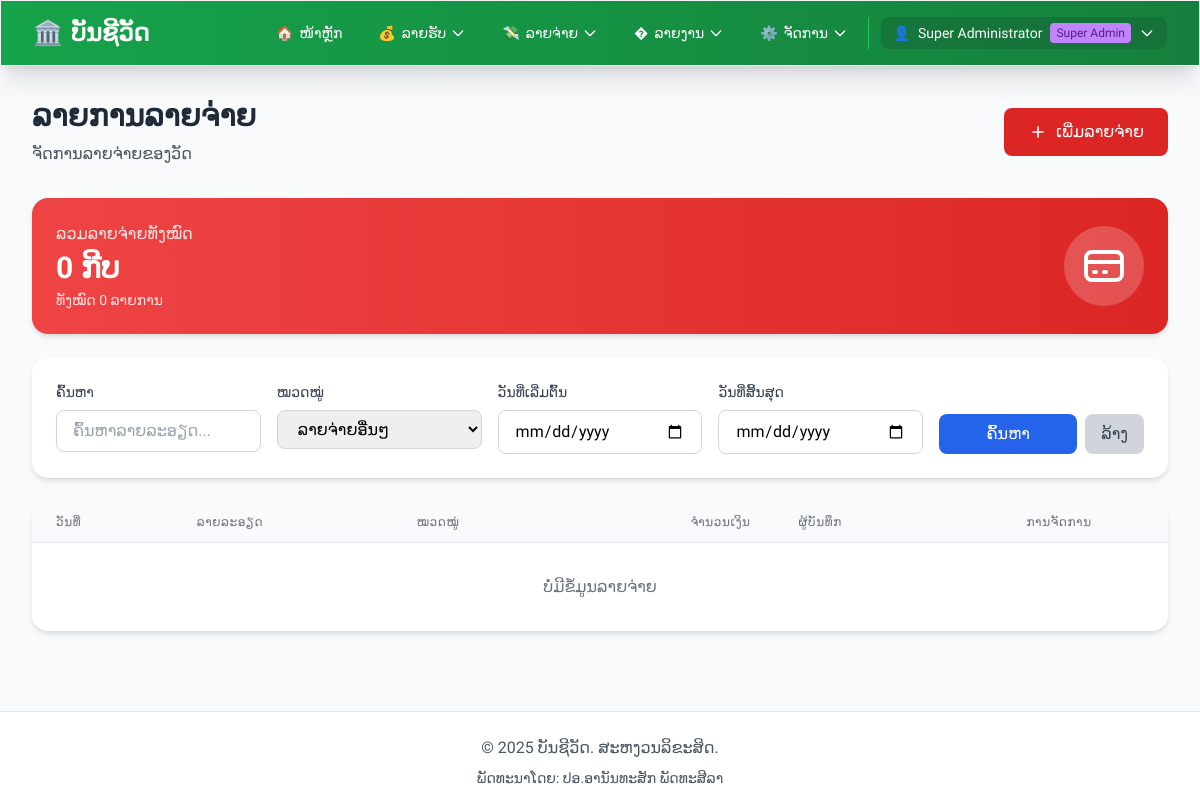
The app's page /modules/expense/list.php?category=ລາຍຈ່າຍອື່ນໆ (signed in), older data.
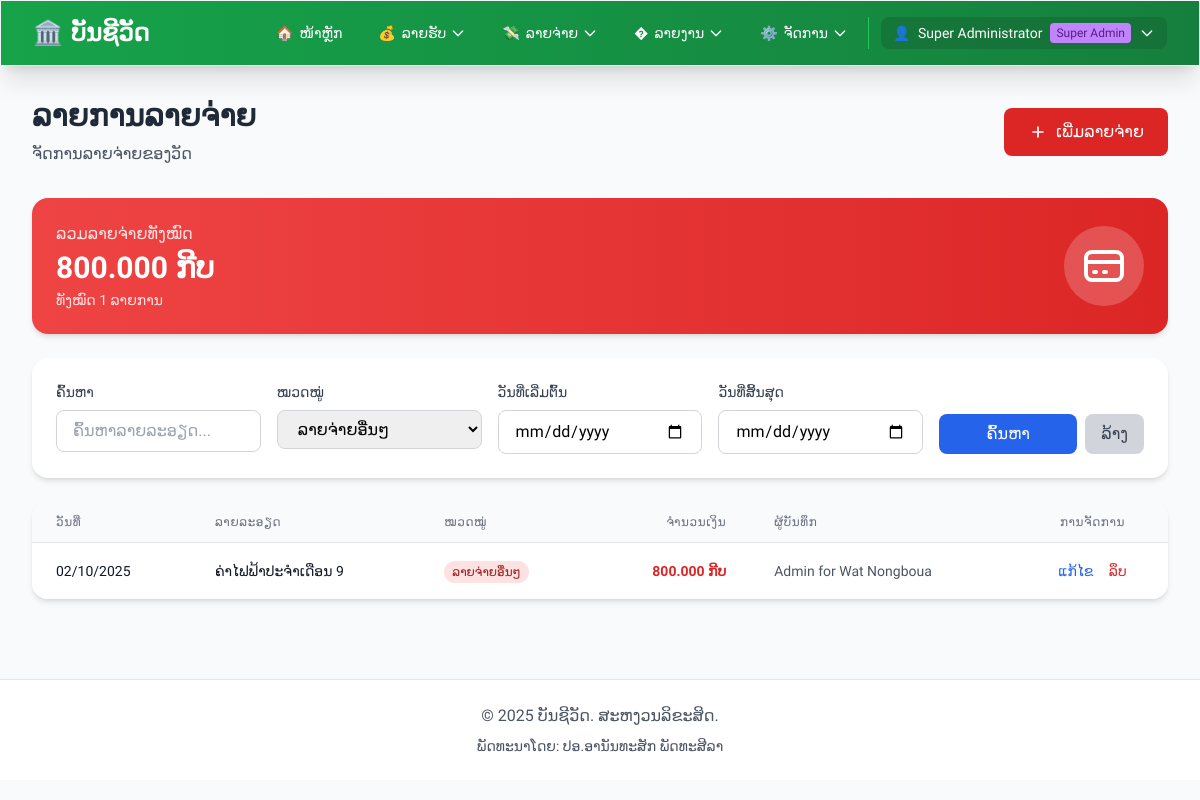
The same page, newer data.
### tables this page shows
CREATE TABLE IF NOT EXISTS expense (
    id INT PRIMARY KEY AUTO_INCREMENT,
    temple_id INT NOT NULL,
    date DATE NOT NULL,
    description TEXT NOT NULL,
    amount DECIMAL(15,2) NOT NULL,
    category_id INT,
    created_by INT NOT NULL,
    created_at TIMESTAMP DEFAULT CURRENT_TIMESTAMP,
    updated_at TIMESTAMP DEFAULT CURRENT_TIMESTAMP ON UPDATE CURRENT_TIMESTAMP,
    FOREIGN KEY (temple_id) REFERENCES temples(id) ON DELETE RESTRICT,
    FOREIGN KEY (created_by) REFERENCES users(id) ON DELETE RESTRICT,
    FOREIGN KEY (category_id) REFERENCES expense_categories(id) ON DELETE SET NULL,
    INDEX idx_date (date),
    INDEX idx_temple_id (temple_id),
    INDEX idx_created_by (created_by)
);

CREATE TABLE IF NOT EXISTS users (
    id INT PRIMARY KEY AUTO_INCREMENT,
    temple_id INT DEFAULT NULL COMMENT 'NULL for Super Admin, otherwise links to a temple',
    username VARCHAR(50) UNIQUE NOT NULL,
    password VARCHAR(255) NOT NULL,
    full_name VARCHAR(100) NOT NULL,
    role ENUM('admin', 'user') DEFAULT 'user',
    is_super_admin BOOLEAN DEFAULT FALSE COMMENT 'TRUE for Super Admin who can manage all temples',
    created_at TIMESTAMP DEFAULT CURRENT_TIMESTAMP,
    updated_at TIMESTAMP DEFAULT CURRENT_TIMESTAMP ON UPDATE CURRENT_TIMESTAMP,
    FOREIGN KEY (temple_id) REFERENCES temples(id) ON DELETE RESTRICT,
    INDEX idx_username (username),
    INDEX idx_temple_id (temple_id)
);

### config.php (called while the page is built, shortened)
<?php
require_once __DIR__ . '/includes/temple_functions.php';
function getDB() {
    static $pdo = null;
    if ($pdo === null) {
        try {
            $dsn = "mysql:host=" . DB_HOST . ";dbname=" . DB_NAME . ";charset=" . DB_CHARSET;
            $options = [
                PDO::ATTR_ERRMODE => PDO::ERRMODE_EXCEPTION,
                PDO::ATTR_DEFAULT_FETCH_MODE => PDO::FETCH_ASSOC,
                PDO::ATTR_EMULATE_PREPARES => false,
                PDO::MYSQL_ATTR_INIT_COMMAND => "SET NAMES " . DB_CHARSET
            ];
            $pdo = new PDO($dsn, DB_USER, DB_PASS, $options);
            $pdo->exec("SET SESSION sql_mode=(SELECT REPLACE(@@sql_mode,'ONLY_FULL_GROUP_BY',''))");
        } catch (PDOException $e) {
            die("ການເຊື່ອມຕໍ່ຖານຂໍ້ມູນຜິດພາດ: " . $e->getMessage());
        }
    }
    return $pdo;
}
function isLoggedIn() {
    return isset($_SESSION['user_id']) && isset($_SESSION['username']);
}
function e($string) {
    return htmlspecialchars($string, ENT_QUOTES, 'UTF-8');
}
function formatMoney($amount) {
    $symbol = 'ກີບ';
    if (function_exists('getCurrentTempleId') && function_exists('getTempleSetting')) {
        $currentTempleId = getCurrentTempleId();
    }
    return number_format($amount, 0, ',', '.') . ' ' . e($symbol);
}
function formatDate($date) {
    $format = 'd/m/Y';
    if (function_exists('getCurrentTempleId') && function_exists('getTempleSetting')) {
        $currentTempleId = getCurrentTempleId();
    }
    try {
        $dateObj = new DateTime($date);
        return $dateObj->format($format);
    } catch (Exception $e) {
        return $date;
    }
}
function getCurrentUser() {
    if (!isLoggedIn()) {
        return null;
    }
    static $currentUser = null;
    if ($currentUser === null) {
        $db = getDB();
        $stmt = $db->prepare("SELECT * FROM users WHERE id = ?");
        $stmt->execute([$_SESSION['user_id']]);
        $currentUser = $stmt->fetch();
    }
    return $currentUser;
}

### includes/temple_functions.php (called while the page is built, shortened)
<?php
function isSuperAdmin() {
    if (!isLoggedIn()) {
        return false;
    }
    $user = getCurrentUser();
    return !empty($user['is_super_admin']);
}
function getActiveTempleId() {
    if (isSuperAdmin() && isset($_SESSION['active_temple_id'])) {
        return $_SESSION['active_temple_id'];
    }
    $user = getCurrentUser();
    return $user['temple_id'] ?? null;
}
function getCurrentTempleId() {
    return getActiveTempleId();
}
?>

### modules/expense/list.php (the view, shortened to what the changed rows need)
<?php
require_once __DIR__ . '/../../config.php';
require_once __DIR__ . '/../../includes/temple_functions.php';
$db = getDB();
$isMultiTemple = function_exists('isMultiTempleEnabled') && isMultiTempleEnabled();
if ($isMultiTemple && function_exists('getCurrentTempleId')) {
    $currentTempleId = getCurrentTempleId();
}
$page = isset($_GET['page']) ? (int)$_GET['page'] : 1;
$perPage = 10;
$offset = ($page - 1) * $perPage;
$category = $_GET['category'] ?? '';
$where = [];
$params = [];
if (empty($where)) {
    $where[] = '1=1';
}
if (!empty($category)) {
    $where[] = "e.category = :category";
    $params[':category'] = $category;
}
$whereClause = implode(' AND ', $where);
$stmt = $db->prepare("SELECT COUNT(*) as total FROM expense e WHERE {$whereClause}");
$stmt->execute($params);
$totalRecords = $stmt->fetch()['total'];
$sql = "SELECT e.id, e.date, e.description, e.category, e.amount,
               e.created_by, e.temple_id, e.created_at, e.updated_at,
               u.full_name
        FROM expense e
        LEFT JOIN users u ON e.created_by = u.id
        WHERE {$whereClause}
        ORDER BY e.date DESC, e.created_at DESC
        LIMIT :limit OFFSET :offset";
$stmt = $db->prepare($sql);
foreach ($params as $key => $value) {
    $stmt->bindValue($key, $value);
}
$stmt->bindValue(':limit', $perPage, PDO::PARAM_INT);
$stmt->bindValue(':offset', $offset, PDO::PARAM_INT);
$stmt->execute();
$records = $stmt->fetchAll(PDO::FETCH_ASSOC);
$stmt = $db->prepare("SELECT COALESCE(SUM(e.amount), 0) as total FROM expense e WHERE {$whereClause}");
$stmt->execute($params);
$totalAmount = $stmt->fetch()['total'];
require_once __DIR__ . '/../../includes/header.php';
?>
<div class="mb-8">
    <div class="flex items-center justify-between">
        <div>
            <h1 class="text-3xl font-bold text-gray-800 mb-2">ລາຍການລາຍຈ່າຍ</h1>
        </div>
    </div>
</div>
<div class="bg-gradient-to-r from-red-500 to-red-600 text-white rounded-2xl shadow-md p-6 mb-6">
    <div class="flex items-center justify-between">
        <div>
            <p class="text-red-100 mb-1">ລວມລາຍຈ່າຍທັງໝົດ</p>
            <p class="text-3xl font-bold"><?php echo formatMoney($totalAmount); ?></p>
            <p class="text-red-100 text-sm mt-1">ທັງໝົດ <?php echo $totalRecords; ?> ລາຍການ</p>
        </div>
    </div>
</div>
<div class="bg-white rounded-2xl shadow-md overflow-hidden">
    <div class="overflow-x-auto">
        <table class="min-w-full divide-y divide-gray-200">
            <thead class="bg-gray-50">
                <tr>
                    <th class="px-6 py-3 text-left text-xs font-medium text-gray-500 uppercase tracking-wider">ວັນທີ່</th>
                    <th class="px-6 py-3 text-left text-xs font-medium text-gray-500 uppercase tracking-wider">ລາຍລະອຽດ</th>
                    <th class="px-6 py-3 text-left text-xs font-medium text-gray-500 uppercase tracking-wider">ໝວດໝູ່</th>
                    <th class="px-6 py-3 text-right text-xs font-medium text-gray-500 uppercase tracking-wider">ຈຳນວນເງິນ</th>
                    <th class="px-6 py-3 text-left text-xs font-medium text-gray-500 uppercase tracking-wider">ຜູ້ບັນທຶກ</th>
                    <th class="px-6 py-3 text-center text-xs font-medium text-gray-500 uppercase tracking-wider">ການຈັດການ</th>
                </tr>
            </thead>
            <tbody class="bg-white divide-y divide-gray-200">
                <?php if (empty($records)): ?>
                <tr>
                    <td colspan="6" class="px-6 py-8 text-center text-gray-500">
                        ບໍ່ມີຂໍ້ມູນລາຍຈ່າຍ
                    </td>
                </tr>
                <?php else: ?>
                    <?php
                    foreach ($records as $record):
                        $recordId = intval($record['id'] ?? 0);
                    ?>
                    <tr class="hover:bg-gray-50 transition duration-150">
                        <td class="px-6 py-4 whitespace-nowrap text-sm text-gray-900">
                            <?php echo formatDate($record['date']); ?>
                        </td>
                        <td class="px-6 py-4 text-sm text-gray-900">
                            <?php echo e($record['description']); ?>
                        </td>
                        <td class="px-6 py-4 whitespace-nowrap">
                            <span class="px-2 py-1 text-xs font-medium bg-red-100 text-red-800 rounded-full">
                                <?php echo e($record['category']); ?>
                            </span>
                        </td>
                        <td class="px-6 py-4 whitespace-nowrap text-sm font-bold text-red-600 text-right">
                            <?php echo formatMoney($record['amount']); ?>
                        </td>
                        <td class="px-6 py-4 whitespace-nowrap text-sm text-gray-600">
                            <?php echo e($record['full_name']); ?>
                        </td>
                        <td class="px-6 py-4 whitespace-nowrap text-center text-sm font-medium">
                            <a href="<?php echo BASE_URL; ?>/modules/expense/edit.php?id=<?php echo $recordId; ?>"
                               class="text-blue-600 hover:text-blue-900 mr-3">ແກ້ໄຂ</a>
                            <form method="POST" action="<?php echo BASE_URL; ?>/modules/expense/delete.php" style="display:inline;"
                                  onsubmit="return confirmDeleteExpense('<?php echo e($record['description']); ?>');">
                                <button type="submit" class="text-red-600 hover:text-red-900 bg-transparent border-0 cursor-pointer">ລຶບ</button>
                            </form>
                        </td>
                    </tr>
                    <?php endforeach; ?>
                <?php endif; ?>
            </tbody>
        </table>
    </div>
</div>
<?php require_once __DIR__ . '/../../includes/footer.php'; ?>

Row changes from the older to the newer data that the page shows:
now on this page (row edited): expense: date "02/10/2025", description "ຄ່າໄຟຟ້າປະຈຳເດືອນ 9", category "ລາຍຈ່າຍອື່ນໆ", amount "800.000 ກີບ", created_by.full_name "Admin for Wat Nongboua"
Text that changed along with them:
formatMoney($totalAmount): "0 ກີບ" → "800.000 ກີບ"
$totalRecords: "0" → "1"
text no longer shown: "ບໍ່ມີຂໍ້ມູນລາຍຈ່າຍ"
